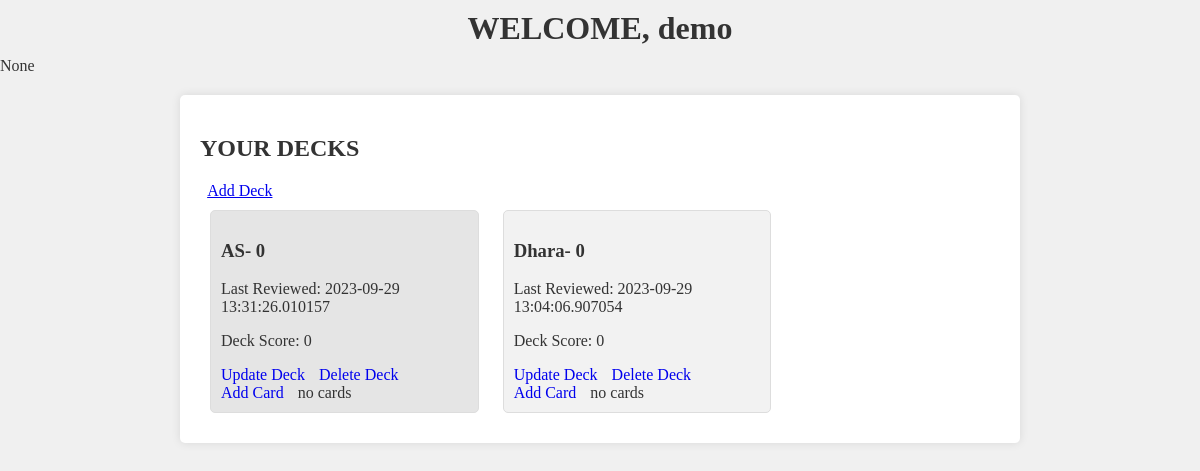
The page /user_dashboard/1 on the database as committed earlier.
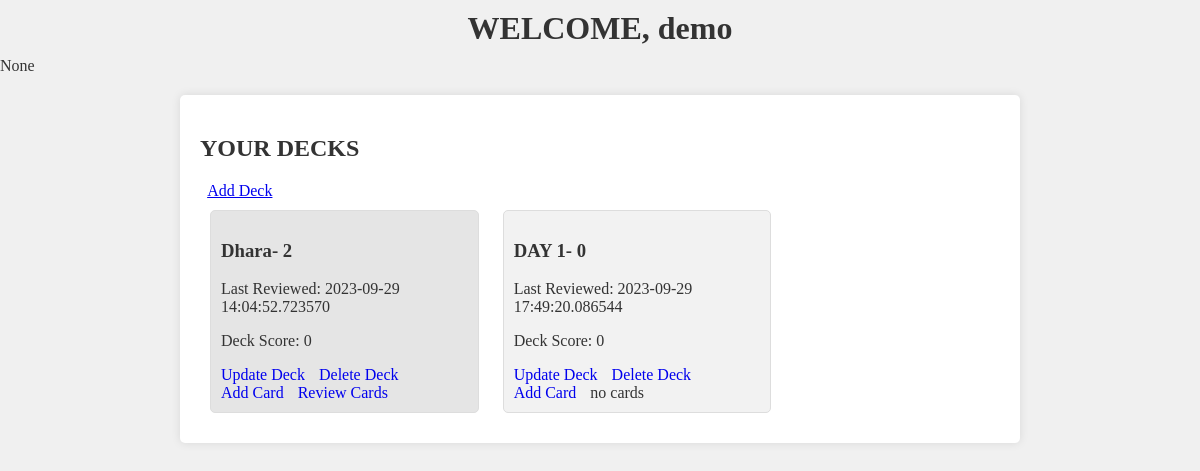
The same page on the database as committed later.
### app.py (models this page shows, shortened)
class User(db.Model):
        id = db.Column(db.Integer, primary_key = True, autoincrement=True)
        username = db.Column(db.String(200), nullable = False)
        email = db.Column(db.String(200), nullable = False)
        password = db.Column(db.String(8), nullable = False)
        user_decks = relationship('Deck')

class Deck(db.Model):
        id = db.Column(db.Integer, primary_key = True, autoincrement=True)
        name = db.Column(db.String(200), nullable = False)
        last_reviewed = db.Column(db.DateTime , default = datetime.now())
        deck_score = db.Column(db.Integer, nullable = False)
        cards = relationship('Card' , cascade="all, delete-orphan")
        user_id = db.Column(db.Integer, db.ForeignKey('user.id'), nullable=False)
        deck_user = relationship('User', overlaps="user_decks")

### app.py (the view)
@app.route('/user_dashboard/<int:user_id>',methods =['GET'])
def user_dashboard(user_id):
    msg = request.args.get('msg')
    user = User.query.get_or_404(user_id)
    print(user.user_decks)
    return render_template('user_dashboard.html', user = user, msg = msg)

### templates/user_dashboard.html (shortened to what this page needs)
<!DOCTYPE html>
<html lang="en">
<head>
</head>
<body>
    <header>
        <h1>WELCOME, {{ user.username }}</h1>
    </header>
    {{msg}}
    <div class="container">
        <h2>YOUR DECKS </h2>
        &nbsp <a href="/add_deck/{{ user.id }}"> Add Deck</a> <br>
        {% for deck in user.user_decks %}
        <div class="card">
            <h3>{{ deck.name }}- {{deck.cards | length}}</h3>
            <p>Last Reviewed: {{ deck.last_reviewed }}</p>
            <p>Deck Score: {{ deck.deck_score }}</p>
            <a href="/update_deck/{{ deck.id }}">Update Deck</a>
            <a href="/delete_deck/{{ deck.id }}">Delete Deck</a> <br>
            <a href="/add_card/{{ deck.id }}" class="btn btn-success">Add Card</a>
            {% if deck.cards and deck.cards|map(attribute='card_score')|sum > 0 %}
                <a href="/review_cards/{{ deck.id }}" class="btn btn-success">Review Cards</a>
            {%elif deck.cards|length==0 %}
            no cards
            {%else%}
                <a href="/reset_deck/{{ deck.id }}" class="btn btn-success">Reset Cards</a>
                {% endif %}
        </div>
        {% endfor %}
    </div>
</body>
</html>

### templates/user_dashboard.html (style rules this page uses)
body, h1 { margin: 0; padding: 0; }
body { font-family: "Times New Roman", Times, serif; background-image: url('/static/background.png'); background-color: #f0f0f0; color: #333; }
header { background-color: #e1bb9d color: #fff; text-align: center; padding: 10px; }
.container { max-width: 800px; margin: 20px auto; background-color: #fff; padding: 20px; border-radius: 5px; box-shadow: 0px 0px 10px rgba(0, 0, 0, 0.1); }
.card { border: 1px solid #ddd; padding: 10px; margin: 10px; border-radius: 5px; display: inline-block; width: calc(33.33% - 20px); background-color: #fff; }
.card:nth-child(odd) { background-color: #f2f2f2; }
.card:nth-child(even) { background-color: #e5e5e5; }
.card a { margin-right: 10px; text-decoration: none; }

Rows that differ between the two databases and show on the page:
removed Deck: name "AS", cards|length "0", last_reviewed "2023-09-29 13:31:26.010157", deck_score "0", shows "no cards"
changed Deck "Dhara": cards|length "0" → "2"; last_reviewed "2023-09-29 13:04:06.907054" → "2023-09-29 14:04:52.723570"; text "no cards" → "Review Cards"
added Deck: name "DAY 1", cards|length "0", last_reviewed "2023-09-29 17:49:20.086544", deck_score "0", shows "no cards"
